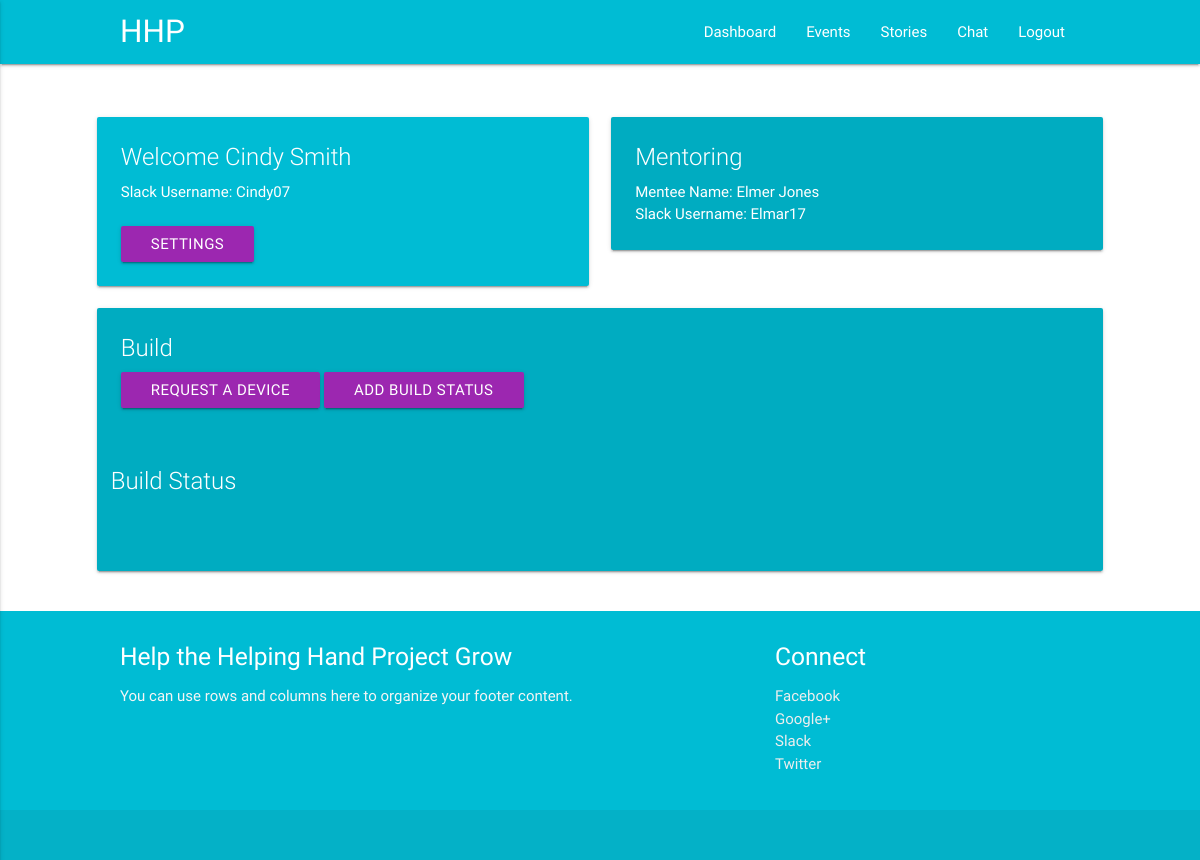
The app's page /hhp/?action=show_dashboard (signed in) with its own data.
### tables this page shows
CREATE TABLE Mentor
(
  user_id int not null,
  mentor_id int not null,
  mentee_id int not null,
  mentorship_type varchar(35) not null,
  CONSTRAINT FK_Mentor FOREIGN KEY (user_id) REFERENCES Accounts(user_id)
  );

CREATE TABLE Accounts 
(
user_id     int auto_increment,
user_name   varchar(155)not null,   
password    varchar(35) not null,   
last_name  varchar(35) not null,   
first_name   varchar(35) not null,
user_sname  varchar(50),  
email       varchar(35) not null,   
address     varchar(155),   
age     	int not null,   
user_type   varchar(35), 
CONSTRAINT PK_Person PRIMARY KEY (user_id,user_name)
);

### hhp/model/db_functions.php (called while the page is built, shortened)
<?php
function getFirstName($user_id) {
  $db = new PDO("mysql:host=localhost;dbname=hhp","root","");
  $query = 'SELECT first_name FROM Accounts
            WHERE user_id = :user_id';
  $statement = $db->prepare($query);
  $statement->bindValue(':user_id', $user_id);
  $statement->execute();
  $results = $statement->fetch();
  $first_name = $results['first_name'];
  return $first_name;
}
function getLastName($user_id) {
  $db = new PDO("mysql:host=localhost;dbname=hhp","root","");
  $query = 'SELECT last_name FROM Accounts
            WHERE user_id = :user_id';
  $statement = $db->prepare($query);
  $statement->bindValue(':user_id', $user_id);
  $statement->execute();
  $results = $statement->fetch();
  $last_name = $results['last_name'];
  return $last_name;
}
function getSlackName($user_id) {
  $db = new PDO("mysql:host=localhost;dbname=hhp","root","");
  $query = 'SELECT user_sname FROM Accounts
            WHERE user_id = :user_id';
  $statement = $db->prepare($query);
  $statement->bindValue(':user_id', $user_id);
  $statement->execute();
  $results = $statement->fetch();
  $user_sname = $results['user_sname'];
  return $user_sname;
}
function getMentorshipType($user_id) {
  $db = new PDO("mysql:host=localhost;dbname=hhp","root","");
  $query = 'SELECT mentorship_type FROM Mentor
            WHERE user_id = :user_id';
  $statement = $db->prepare($query);
  $statement->bindValue(':user_id', $user_id);
  $statement->execute();
  $results = $statement->fetch();
  $mentorship_type = $results['mentorship_type'];
  return $mentorship_type;
}
function getMenteeID($user_id) {
  $db = new PDO("mysql:host=localhost;dbname=hhp","root","");
  $query = 'SELECT mentee_id FROM Mentor
            WHERE user_id = :user_id';
  $statement = $db->prepare($query);
  $statement->bindValue(':user_id', $user_id);
  $statement->execute();
  $results = $statement->fetch();
  $mentee_id = $results['mentee_id'];
  return $mentee_id;
}
?>

### hhp/dashboard.php (the view, shortened to what this page needs)
<?php
include 'view/header.php';
require_once('model/db_functions.php');
$mentorship_type = getMentorshipType($_SESSION['user_id']);
?>
<br><br>
<div class="row">
        <div class="col s12 m6">
          <div class="card cyan">
            <div class="card-content white-text">
              <span class="card-title">Welcome <?php echo $_SESSION['first_name']; echo '&nbsp'; echo $_SESSION['last_name']; ?></span>
              <?php
              if(isset($_SESSION['user_sname']))
              {?>
                <p>Slack Username: <?php echo $_SESSION['user_sname']; ?></p>
                <?php } else {?>
                  <a class="waves-effect waves-light btn purple">Enter Slack Username</a>
                  <?php } ?>
									<br>
									<a class="waves-effect waves-light btn purple">Settings</a>
            </div>
          </div>
        </div>
        <div class="col s12 m6">
          <div class="card cyan darken-1">
            <div class="card-content white-text">
              <span class="card-title">Mentoring</span>
              <?php
              if(isset($mentorship_type))
              {?>
                <?php
                if($mentorship_type == 'mentor')
                {
                  $menteeID = getMenteeID($_SESSION['user_id']);
                  ?>
                  <p>Mentee Name: <?php echo getFirstName($menteeID); echo '&nbsp'; echo getLastName($menteeID);?></p>
									<p>Slack Username: <?php echo getSlackName($menteeID); ?></p>
                  <?php } else {
                    $mentorID = getMentorID($_SESSION['user_id']);
                    ?>
                    <p>Mentor Name: <?php echo getFirstName($mentorID); echo '&nbsp'; echo getLastName($mentorID);?></p>
										<p>Slack Username: <?php echo getSlackName($mentorID);?></p>
<?php } ?>
                <?php } else {?>
                  <a class="waves-effect waves-light btn purple">Become a Mentor/Mentee</a>
                  <?php } ?>
            </div>
          </div>
        </div>
              <div class="col s12">
                <div class="card cyan darken-1" >
                  <div class="card-content white-text" style=" height:140px;">
                    <span class="card-title">Build</span>
                    <a class="waves-effect waves-light btn purple" href=".?action=show_recipientform">Request a Device</a>
                    <a class="waves-effect waves-light btn purple" href=".?action=show_statusform">Add Build Status</a>
                    <br><br>
                  </div>
					<div class="container timelineContainer">
    		<div class="row">
				<div class="col-md-12" style="padding-right: 0px;padding-left: 0px;">
					<div class="page-header">
					  <span class="card-title" style="color:#fff">Build Status</span>
					</div>
					<div style="display:inline-block;width:100%;overflow-y:auto;">
				</div>
				</div>
			</div>
		</div>
                </div>
              </div>
          </div>
<?php include 'view/footer.php'; ?>

### hhp/css/custom.css (style rules this page uses)
body { display: flex; min-height: 100vh; flex-direction: column; }
a { color: #0097a7; }
.container { width: 80%; }

### hhp/css/timeline.css (style rules this page uses)
.timelineContainer { width:95%; margin 0 auto; margin-top: 15px; }

### records on screen
mentor: mentee.first_name "Elmer", mentee.last_name "Jones", mentee.user_sname "Elmar17"

### other values on screen
$_SESSION['first_name'] "Cindy"
$_SESSION['last_name'] "Smith"
$_SESSION['user_sname'] "Cindy07"
